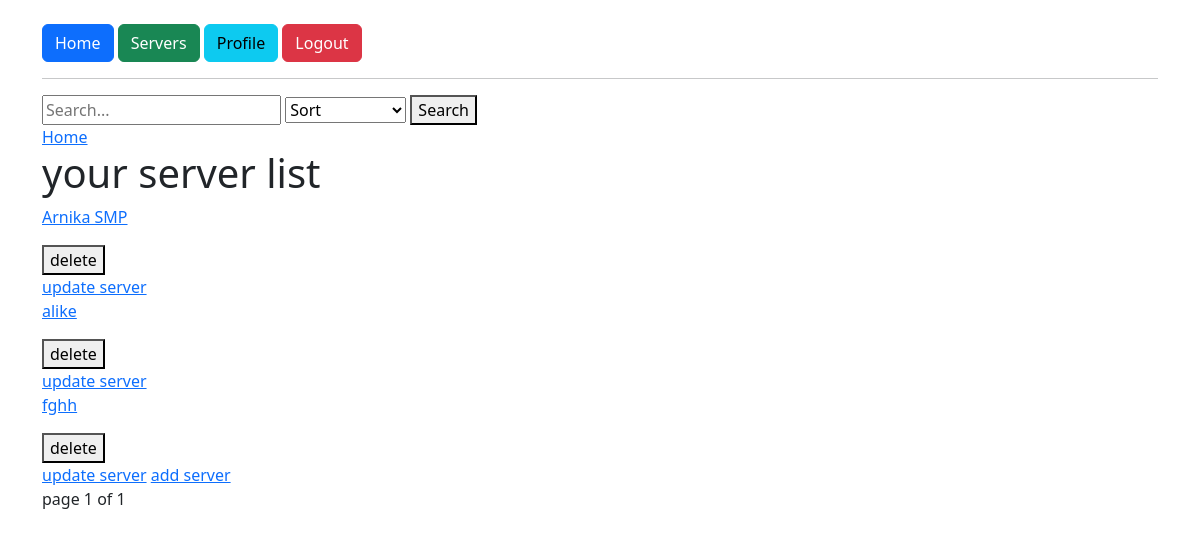
/server-list/ (signed in), run on an earlier commit of the app's database.
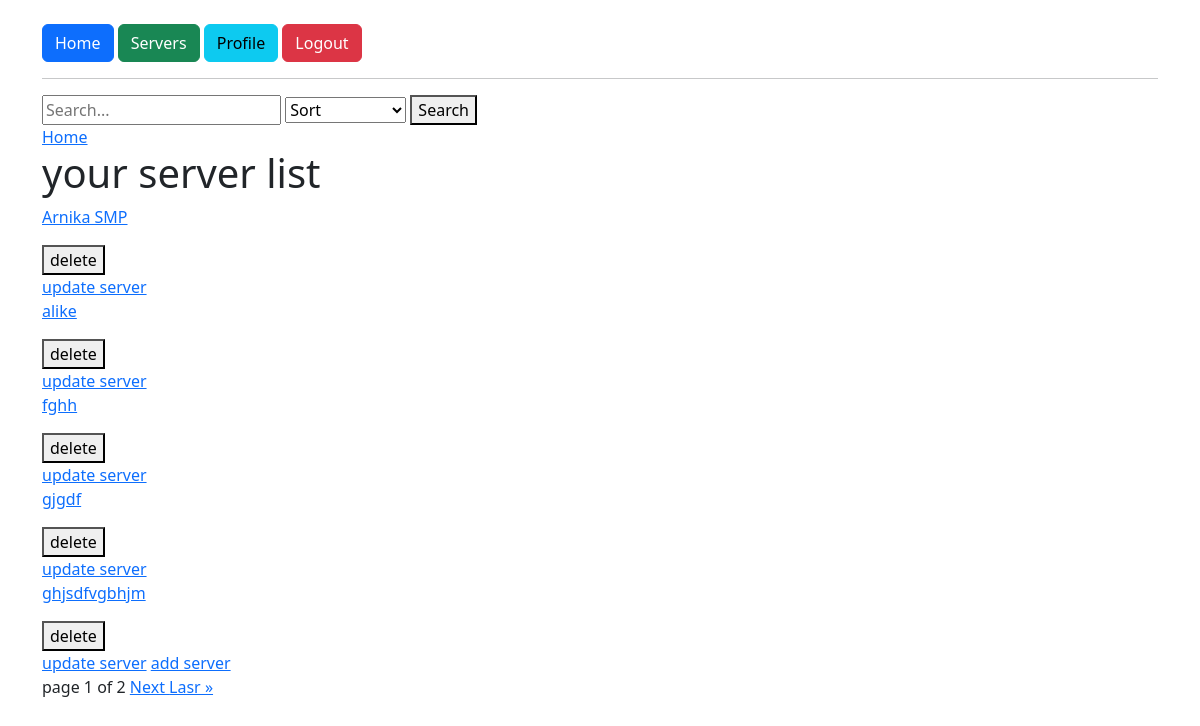
And on a later commit of the database.
### server/models.py (models this page shows, shortened)
class Server(models.Model):
    server_name = models.CharField(max_length=50)
    version = models.CharField( max_length=50)
    ip = models.GenericIPAddressField()
    description = models.TextField()
    number_of_players = models.IntegerField(default=0)
    server_status = models.CharField(
        max_length=10,
        choices=ServerStatus.choices,
        default=ServerStatus.ONLINE,)
    creation_data = models.DateTimeField(auto_now_add=True)
    server_owner  = models.ForeignKey( settings.AUTH_USER_MODEL,on_delete=models.CASCADE)

### server/views.py (the view)
# urls.py: path("server-list/", server_list_viwe, name='server_list'),
@login_required
def server_list_viwe(request):
    search = request.GET.get("search")
    sort = request.GET.get("sort")
    server = Server.objects.filter(server_owner=request.user)
    if search:
        server = server.filter(server_name__icontains=search)
    if sort == "newest":
        server = server.order_by("-creation_data")
    elif sort == "oldest":
        server = server.order_by("creation_data")
    elif sort == "players":
        server = server.order_by("-number_of_players")
    elif sort == "low_players":
        server = server.order_by("number_of_players")
    elif sort == "online":
        server = server.filter(server_status=True)
    elif sort == "offline":
        server = server.filter(server_status=False)
    paginator = Paginator(server, 5)
    page_number = request.GET.get("page")
    server = paginator.get_page(page_number)
    context = {'server':server}
    return render(request, 'server_list.html', context)

### server/templates/server_list.html (shortened to what this page needs)
{% extends "base.html" %}
{% block content %}
    {% if user.is_authenticated %}
        <form method="GET">
            <input
                type="text"
                name="search"
                placeholder="Search..."
                value="{{ request.GET.search }}">
            <select name="sort">
                <option value="">Sort</option>
            </select>
            <button type="submit">
                Search
            </button>
        </form>
        <a href="{% url 'home' %}">Home</a>
        <h1>your server list</h1>
        {% for item in server%}
            <p><a href="{% url 'server_information'%}?id={{ item.id }} ">{{ item.server_name }}</a></p>
                <form method='post' action={% url 'delete_server' %} >
                    <button type="submit" name='id' value='{{ item.id }}'>delete</button>
                </form>
            <a href="{% url 'update_server' item.id %}">update server</a>
        {% endfor %}
        <a href="{% url 'add_server' %}">add server</a>
    {% else %}
        <form method="get" action="{% url 'login' %}">
         <button type="submit">Enter to site</button>
        </form> {% endif %}
    <div>
        <span>
            page {{ server.number }} of {{ server.paginator.num_pages }}
        </span>
        {% if server.has_next %}
            <a href="?page={{ server.next_page_number }}">
                Next
            </a>
            <a href="?page={{ server.paginator.num_pages }}&search={{ request.GET.search}}&sort={{ request.GET.sort }}">
                Lasr &raquo;
            </a>
        {% endif %}
    </div>
{% endblock %}

What changed in the data, as far as the page shows it:
added Server: server_name "gjgdf", {{ item.id }} 11 (drawn)
added Server: server_name "ghjsdfvgbhjm", {{ item.id }} 12 (drawn)
Also different on the page:
{{ server.paginator.num_pages }}: "1" → "2"
text now shown: "Next Lasr »"
